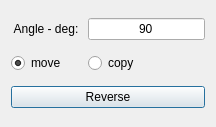
<?xml version="1.0" encoding="UTF-8"?>
<ui version="4.0">
 <class>Dialog</class>
 <widget class="QDialog" name="Dialog">
  <property name="geometry">
   <rect>
    <x>0</x>
    <y>0</y>
    <width>216</width>
    <height>127</height>
   </rect>
  </property>
  <property name="baseSize">
   <size>
    <width>200</width>
    <height>300</height>
   </size>
  </property>
  <property name="windowTitle">
   <string>Pivot</string>
  </property>
  <property name="sizeGripEnabled">
   <bool>false</bool>
  </property>
  <layout class="QGridLayout" name="gridLayout">
   <item row="1" column="0">
    <widget class="QRadioButton" name="radio1">
     <property name="focusPolicy">
      <enum>Qt::StrongFocus</enum>
     </property>
     <property name="contextMenuPolicy">
      <enum>Qt::ActionsContextMenu</enum>
     </property>
     <property name="text">
      <string>move</string>
     </property>
     <property name="checked">
      <bool>true</bool>
     </property>
    </widget>
   </item>
   <item row="1" column="1">
    <widget class="QRadioButton" name="radio2">
     <property name="text">
      <string>copy</string>
     </property>
     <property name="checked">
      <bool>false</bool>
     </property>
    </widget>
   </item>
   <item row="3" column="0" colspan="2">
    <widget class="QPushButton" name="btn1">
     <property name="text">
      <string>Reverse</string>
     </property>
    </widget>
   </item>
   <item row="0" column="1">
    <widget class="QLineEdit" name="edit1">
     <property name="text">
      <string>90</string>
     </property>
     <property name="alignment">
      <set>Qt::AlignCenter</set>
     </property>
    </widget>
   </item>
   <item row="0" column="0">
    <widget class="QLabel" name="label">
     <property name="text">
      <string> Angle - deg: </string>
     </property>
     <property name="buddy">
      <cstring>edit1</cstring>
     </property>
    </widget>
   </item>
  </layout>
 </widget>
 <tabstops>
  <tabstop>btn1</tabstop>
  <tabstop>radio1</tabstop>
  <tabstop>radio2</tabstop>
 </tabstops>
 <resources/>
 <connections/>
</ui>
